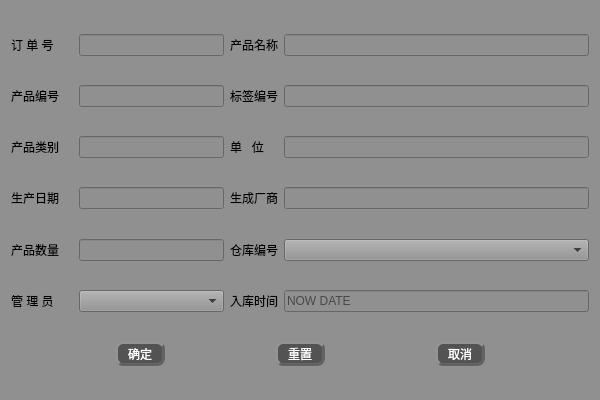
<?xml version="1.0" encoding="UTF-8"?>
<ui version="4.0">
 <class>storage</class>
 <widget class="QWidget" name="storage">
  <property name="windowModality">
   <enum>Qt::NonModal</enum>
  </property>
  <property name="enabled">
   <bool>true</bool>
  </property>
  <property name="geometry">
   <rect>
    <x>0</x>
    <y>0</y>
    <width>600</width>
    <height>400</height>
   </rect>
  </property>
  <property name="maximumSize">
   <size>
    <width>600</width>
    <height>400</height>
   </size>
  </property>
  <property name="contextMenuPolicy">
   <enum>Qt::CustomContextMenu</enum>
  </property>
  <property name="windowTitle">
   <string>新增订单</string>
  </property>
  <property name="windowIcon">
   <iconset resource="../res/resources.qrc">
    <normaloff>:/qt 图标/新增.jpg</normaloff>:/qt 图标/新增.jpg</iconset>
  </property>
  <property name="windowOpacity">
   <double>1.000000000000000</double>
  </property>
  <property name="layoutDirection">
   <enum>Qt::LeftToRight</enum>
  </property>
  <property name="autoFillBackground">
   <bool>false</bool>
  </property>
  <property name="styleSheet">
   <string notr="true">
font: 75 12pt &quot;楷体&quot;;
background-color: rgb(144, 144, 144);
color:rgb(0, 0, 0)
</string>
  </property>
  <property name="inputMethodHints">
   <set>Qt::ImhNone</set>
  </property>
  <layout class="QGridLayout" name="gridLayout">
   <item row="6" column="1" colspan="2">
    <widget class="QLineEdit" name="lineEdit_6">
     <property name="styleSheet">
      <string notr="true"/>
     </property>
    </widget>
   </item>
   <item row="7" column="0">
    <spacer name="verticalSpacer_4">
     <property name="orientation">
      <enum>Qt::Vertical</enum>
     </property>
     <property name="sizeHint" stdset="0">
      <size>
       <width>20</width>
       <height>40</height>
      </size>
     </property>
    </spacer>
   </item>
   <item row="3" column="0">
    <spacer name="verticalSpacer_6">
     <property name="orientation">
      <enum>Qt::Vertical</enum>
     </property>
     <property name="sizeHint" stdset="0">
      <size>
       <width>20</width>
       <height>40</height>
      </size>
     </property>
    </spacer>
   </item>
   <item row="6" column="3">
    <widget class="QLabel" name="label_11">
     <property name="styleSheet">
      <string notr="true"/>
     </property>
     <property name="text">
      <string>单   位</string>
     </property>
    </widget>
   </item>
   <item row="2" column="0">
    <widget class="QLabel" name="label_2">
     <property name="styleSheet">
      <string notr="true"/>
     </property>
     <property name="text">
      <string>订 单 号</string>
     </property>
    </widget>
   </item>
   <item row="8" column="0">
    <widget class="QLabel" name="label_12">
     <property name="styleSheet">
      <string notr="true"/>
     </property>
     <property name="text">
      <string>生产日期    </string>
     </property>
    </widget>
   </item>
   <item row="9" column="0">
    <spacer name="verticalSpacer_3">
     <property name="orientation">
      <enum>Qt::Vertical</enum>
     </property>
     <property name="sizeHint" stdset="0">
      <size>
       <width>20</width>
       <height>40</height>
      </size>
     </property>
    </spacer>
   </item>
   <item row="10" column="0">
    <widget class="QLabel" name="label_6">
     <property name="styleSheet">
      <string notr="true"/>
     </property>
     <property name="text">
      <string>产品数量</string>
     </property>
    </widget>
   </item>
   <item row="10" column="1" colspan="2">
    <widget class="QLineEdit" name="lineEdit_5">
     <property name="styleSheet">
      <string notr="true"/>
     </property>
    </widget>
   </item>
   <item row="8" column="4">
    <widget class="QLineEdit" name="lineEdit_10">
     <property name="styleSheet">
      <string notr="true"/>
     </property>
    </widget>
   </item>
   <item row="11" column="0">
    <spacer name="verticalSpacer_2">
     <property name="orientation">
      <enum>Qt::Vertical</enum>
     </property>
     <property name="sizeHint" stdset="0">
      <size>
       <width>20</width>
       <height>40</height>
      </size>
     </property>
    </spacer>
   </item>
   <item row="5" column="0">
    <spacer name="verticalSpacer_5">
     <property name="orientation">
      <enum>Qt::Vertical</enum>
     </property>
     <property name="sizeHint" stdset="0">
      <size>
       <width>20</width>
       <height>40</height>
      </size>
     </property>
    </spacer>
   </item>
   <item row="1" column="0">
    <spacer name="verticalSpacer_7">
     <property name="orientation">
      <enum>Qt::Vertical</enum>
     </property>
     <property name="sizeHint" stdset="0">
      <size>
       <width>20</width>
       <height>40</height>
      </size>
     </property>
    </spacer>
   </item>
   <item row="4" column="0">
    <widget class="QLabel" name="label_4">
     <property name="styleSheet">
      <string notr="true"/>
     </property>
     <property name="text">
      <string>产品编号</string>
     </property>
    </widget>
   </item>
   <item row="8" column="1" colspan="2">
    <widget class="QLineEdit" name="lineEdit_9">
     <property name="styleSheet">
      <string notr="true"/>
     </property>
    </widget>
   </item>
   <item row="6" column="4">
    <widget class="QLineEdit" name="lineEdit_7">
     <property name="styleSheet">
      <string notr="true"/>
     </property>
    </widget>
   </item>
   <item row="8" column="3">
    <widget class="QLabel" name="label_13">
     <property name="styleSheet">
      <string notr="true"/>
     </property>
     <property name="text">
      <string>生成厂商</string>
     </property>
    </widget>
   </item>
   <item row="10" column="3">
    <widget class="QLabel" name="label_7">
     <property name="styleSheet">
      <string notr="true"/>
     </property>
     <property name="text">
      <string>仓库编号</string>
     </property>
    </widget>
   </item>
   <item row="10" column="4">
    <widget class="QComboBox" name="comboBox">
     <property name="minimumSize">
      <size>
       <width>140</width>
       <height>0</height>
      </size>
     </property>
    </widget>
   </item>
   <item row="4" column="1" colspan="2">
    <widget class="QLineEdit" name="lineEdit_3">
     <property name="styleSheet">
      <string notr="true"/>
     </property>
    </widget>
   </item>
   <item row="2" column="1" colspan="2">
    <widget class="QLineEdit" name="lineEdit_1">
     <property name="cursor">
      <cursorShape>ForbiddenCursor</cursorShape>
     </property>
     <property name="autoFillBackground">
      <bool>false</bool>
     </property>
     <property name="styleSheet">
      <string notr="true"/>
     </property>
     <property name="inputMethodHints">
      <set>Qt::ImhHiddenText</set>
     </property>
     <property name="inputMask">
      <string/>
     </property>
     <property name="text">
      <string/>
     </property>
     <property name="echoMode">
      <enum>QLineEdit::Normal</enum>
     </property>
    </widget>
   </item>
   <item row="4" column="4">
    <widget class="QLineEdit" name="lineEdit_4">
     <property name="styleSheet">
      <string notr="true"/>
     </property>
    </widget>
   </item>
   <item row="2" column="4">
    <widget class="QLineEdit" name="lineEdit_2">
     <property name="styleSheet">
      <string notr="true"/>
     </property>
    </widget>
   </item>
   <item row="6" column="0">
    <widget class="QLabel" name="label_8">
     <property name="styleSheet">
      <string notr="true"/>
     </property>
     <property name="text">
      <string>产品类别</string>
     </property>
    </widget>
   </item>
   <item row="2" column="3">
    <widget class="QLabel" name="label_3">
     <property name="styleSheet">
      <string notr="true"/>
     </property>
     <property name="text">
      <string>产品名称</string>
     </property>
    </widget>
   </item>
   <item row="4" column="3">
    <widget class="QLabel" name="label_5">
     <property name="styleSheet">
      <string notr="true"/>
     </property>
     <property name="text">
      <string>标签编号</string>
     </property>
    </widget>
   </item>
   <item row="12" column="0">
    <widget class="QLabel" name="label_10">
     <property name="styleSheet">
      <string notr="true"/>
     </property>
     <property name="text">
      <string>管 理 员</string>
     </property>
    </widget>
   </item>
   <item row="12" column="4">
    <widget class="QLineEdit" name="lineEdit_8">
     <property name="enabled">
      <bool>true</bool>
     </property>
     <property name="styleSheet">
      <string notr="true"/>
     </property>
     <property name="text">
      <string/>
     </property>
     <property name="echoMode">
      <enum>QLineEdit::NoEcho</enum>
     </property>
     <property name="readOnly">
      <bool>true</bool>
     </property>
     <property name="placeholderText">
      <string>NOW DATE</string>
     </property>
    </widget>
   </item>
   <item row="14" column="0" colspan="5">
    <layout class="QHBoxLayout" name="horizontalLayout">
     <item>
      <widget class="QPushButton" name="pushButton">
       <property name="minimumSize">
        <size>
         <width>50</width>
         <height>25</height>
        </size>
       </property>
       <property name="maximumSize">
        <size>
         <width>50</width>
         <height>25</height>
        </size>
       </property>
       <property name="styleSheet">
        <string notr="true">QPushButton{
font: 75 11pt &quot;微软雅黑&quot;;
color:rgb(255, 255, 255);
background-color: rgb(83, 83, 83);
border-radius: 8px;
border: 3px groove rgb(98, 98, 98);
border-style: outset;
}
QPushButton:pressed{
border-style: inset;
}
QPushButton:hover{
background-color:rgb(0, 0, 0);
}

</string>
       </property>
       <property name="text">
        <string>确定</string>
       </property>
      </widget>
     </item>
     <item>
      <widget class="QPushButton" name="pushButton_2">
       <property name="minimumSize">
        <size>
         <width>50</width>
         <height>25</height>
        </size>
       </property>
       <property name="maximumSize">
        <size>
         <width>50</width>
         <height>25</height>
        </size>
       </property>
       <property name="styleSheet">
        <string notr="true">QPushButton{
font: 75 11pt &quot;微软雅黑&quot;;
color:rgb(255, 255, 255);
background-color: rgb(83, 83, 83);
border-radius: 8px;
border: 3px groove rgb(98, 98, 98);
border-style: outset;
}
QPushButton:pressed{
border-style: inset;
}
QPushButton:hover{
background-color:rgb(0, 0, 0);
}

</string>
       </property>
       <property name="text">
        <string>重置</string>
       </property>
      </widget>
     </item>
     <item>
      <widget class="QPushButton" name="pushButton_3">
       <property name="minimumSize">
        <size>
         <width>50</width>
         <height>25</height>
        </size>
       </property>
       <property name="maximumSize">
        <size>
         <width>50</width>
         <height>25</height>
        </size>
       </property>
       <property name="styleSheet">
        <string notr="true">QPushButton{
font: 75 11pt &quot;微软雅黑&quot;;
color:rgb(255, 255, 255);
background-color: rgb(83, 83, 83);
border-radius: 8px;
border: 3px groove rgb(98, 98, 98);
border-style: outset;
}
QPushButton:pressed{
border-style: inset;
}
QPushButton:hover{
background-color:rgb(0, 0, 0);
}

</string>
       </property>
       <property name="text">
        <string>取消</string>
       </property>
      </widget>
     </item>
    </layout>
   </item>
   <item row="12" column="1" colspan="2">
    <widget class="QComboBox" name="comboBox_2">
     <property name="minimumSize">
      <size>
       <width>145</width>
       <height>0</height>
      </size>
     </property>
    </widget>
   </item>
   <item row="15" column="0">
    <spacer name="verticalSpacer_8">
     <property name="orientation">
      <enum>Qt::Vertical</enum>
     </property>
     <property name="sizeHint" stdset="0">
      <size>
       <width>20</width>
       <height>40</height>
      </size>
     </property>
    </spacer>
   </item>
   <item row="13" column="0">
    <spacer name="verticalSpacer">
     <property name="orientation">
      <enum>Qt::Vertical</enum>
     </property>
     <property name="sizeHint" stdset="0">
      <size>
       <width>20</width>
       <height>40</height>
      </size>
     </property>
    </spacer>
   </item>
   <item row="12" column="3">
    <widget class="QLabel" name="label_9">
     <property name="styleSheet">
      <string notr="true"/>
     </property>
     <property name="text">
      <string>入库时间</string>
     </property>
    </widget>
   </item>
  </layout>
 </widget>
 <resources>
  <include location="../res/resources.qrc"/>
 </resources>
 <connections/>
</ui>
